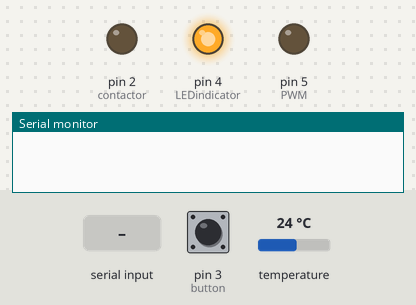
A sketch run on a simulated Arduino Uno, built with avr-gcc and run on an emulated ATmega328P. Shown: output pins drawn as LEDs (lit = HIGH), the last lines printed to the serial monitor. The inputs (shaded band) are chosen by the test bench; at power-on: pin 3 (button) HIGH, temperature 24 °C.

Above: at 1.8 s.
1.9 s: "0" received over Serial
At 3.5 s:
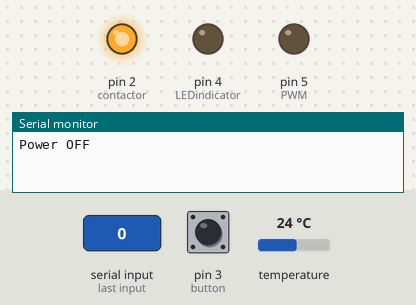
3.8 s: "2" received over Serial
At 5.3 s:
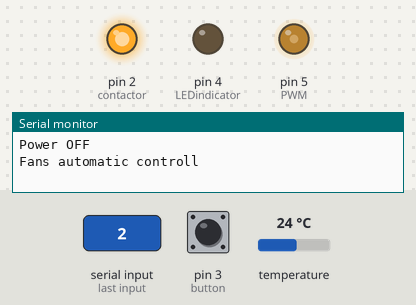
6.2 s: pin 3 (button) pulled LOW for 3.2 s
At 9.3 s:
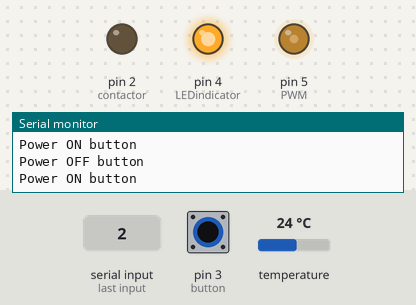
10.9 s: temperature set to 20.5 °C
12.7 s: temperature set to 19.4 °C
At 14.2 s:
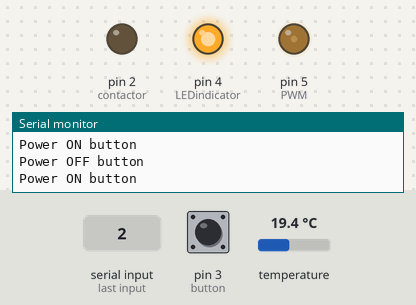
14.5 s: "4" received over Serial
At 15.5 s:
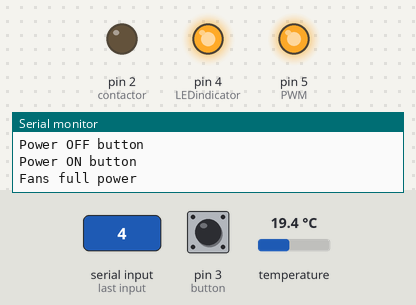
Timing chart, 0 to 17.1 s (numbered marks = the images above; inputs shaded):
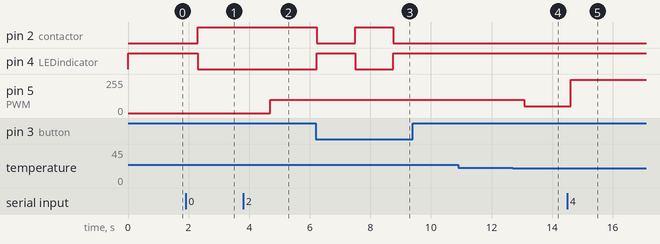

The sketch:

Projekt_Alice.ino
```cpp
/*Alice project controler
 * Stanisław Zachorowski (zstaszek@gmail.com)
 * Katarzyna Pióro
 * 2022
 */
//libraries
#include <OneWire.h> // one wire protocol
#include <DallasTemperature.h> // DS18B20 thermometer handling

//pin declaration
#define LEDindicator 4
#define PWM 5
#define button 3
#define contactor 2

//variable declaration
float temp = 0; //themperature
int order = 0; //serial orders
volatile int system_state = LOW; // system state
volatile int fan_state = LOW; // fans state

//thermometer declaration
OneWire OneWire(12);
DallasTemperature thermometer(&OneWire);

//physical button turning ON/OFF
void changeOfStates() {
  if(system_state == HIGH)
  {
    system_state = LOW;
    digitalWrite(LEDindicator,LOW);
    digitalWrite(contactor, HIGH);
    Serial.println("Power OFF button");
    delay(500);
  }
  else
  {
    system_state = HIGH;
    digitalWrite(LEDindicator,HIGH);
    digitalWrite(contactor, LOW);
    Serial.println("Power ON button");
    delay(500);
  }
}

//serial connection handling
void checkSerial()
{
  if (Serial.available()>0) //chcecking if serial connection is available
  {
    order = Serial.read(); // readong orrder from serial
    if(order == '0')  //checking order and performing given tasks
    {
      system_state = LOW;
      digitalWrite(LEDindicator,LOW);
      digitalWrite(contactor,HIGH);
      Serial.println("Power OFF");
      delay (100);
    }
    else if(order == '1')
    {
      system_state = HIGH;
      digitalWrite(LEDindicator,HIGH);
      digitalWrite(contactor,LOW);
      Serial.println("Power ON");
      delay(100);
    }
    else if(order == '2')
    {
      fan_state = HIGH;
      Serial.println("Fans automatic controll");
    }
    else if(order == '3')
    {
      fan_state = LOW;
      analogWrite(PWM, 0);
      Serial.println("Fans OFF");
    }
    else if(order == '4')
    {
      fan_state = LOW;
      analogWrite(PWM, 250);
      Serial.println("Fans full power");
    }
    else if(order == '5')
    {
      Serial.println("0 - Power OFF");
      Serial.println("1 - Power ON");
      Serial.println("2 - Fans automatic controll");
      Serial.println("3 - Fans OFF");
      Serial.println("4 - Fans full power");
      Serial.println("5 - HELP");
    }
    else
    {
      Serial.println(temp);
    }
  }
}

void setup() {
  pinMode(contactor, OUTPUT); //power contactor pin
  pinMode(PWM, OUTPUT); //PWM controll pin
  pinMode(button, INPUT_PULLUP); //button pin
  pinMode(LEDindicator, OUTPUT); //LED pin

  Serial.begin(9600); //serial conection start
  thermometer.begin(); //sensor reading start

  digitalWrite(LEDindicator,HIGH);
}

void loop()
{
  //themperature read
  thermometer.requestTemperatures();
  temp = thermometer.getTempCByIndex(0);
 //fan power controll according to measured temperature
 if (fan_state == HIGH)
  {
    if (temp > 35)
     {
         analogWrite(PWM, 250);
     }
     else if (temp > 30)
     {
         analogWrite(PWM, 200);
     }
     else if (temp > 25)
     {
         analogWrite(PWM, 150);
     }
     else if (temp > 20)
     {
        analogWrite(PWM, 100);
     }
     else if (temp > 0)
     {
        analogWrite(PWM, 50);
     }
     else
     {
        analogWrite(PWM, 200);
     }
  }
 // button push detection
 if(digitalRead(button) == LOW)
 {
   changeOfStates();
 }
  checkSerial();
}
```

Measured:
- the behaviour switches between 20.1 and 20 °C on temperature (found by bisection; images 3 and 4)
- after the input at 1.9 s, pin 2 (contactor): LOW → HIGH after 0.41 s; pin 4 (LEDindicator): HIGH → LOW after 0.41 s
- after the input at 3.8 s, pin 5 (PWM): 0/255 → 100/255 after 0.90 s
- after the input at 6.2 s, pin 2 (contactor): HIGH → LOW at once, → HIGH 1.3 s later, → LOW 1.3 s later; pin 4 (LEDindicator): LOW → HIGH at once, → LOW 1.3 s later, → HIGH 1.3 s later
- after the input at 10.9 s, every drawn part: stays the same
- after the input at 12.7 s, pin 5 (PWM): 100/255 → 50/255 after 0.38 s
- after the input at 14.5 s, pin 5 (PWM): 50/255 → 250/255 after 0.11 s
